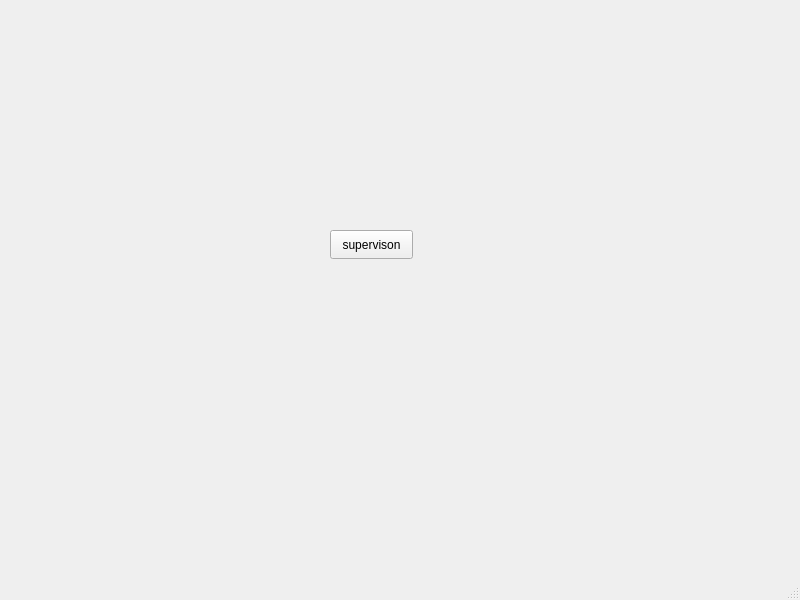
<?xml version="1.0" encoding="UTF-8"?>
<ui version="4.0">
 <class>MainWindow</class>
 <widget class="QMainWindow" name="MainWindow">
  <property name="geometry">
   <rect>
    <x>0</x>
    <y>0</y>
    <width>800</width>
    <height>600</height>
   </rect>
  </property>
  <property name="windowTitle">
   <string>MainWindow</string>
  </property>
  <widget class="QWidget" name="centralwidget">
   <widget class="QPushButton" name="supervionButton">
    <property name="geometry">
     <rect>
      <x>330</x>
      <y>230</y>
      <width>83</width>
      <height>29</height>
     </rect>
    </property>
    <property name="text">
     <string>supervison</string>
    </property>
   </widget>
  </widget>
  <widget class="QMenuBar" name="menubar">
   <property name="geometry">
    <rect>
     <x>0</x>
     <y>0</y>
     <width>800</width>
     <height>25</height>
    </rect>
   </property>
  </widget>
  <widget class="QStatusBar" name="statusbar"/>
 </widget>
 <resources/>
 <connections/>
</ui>
